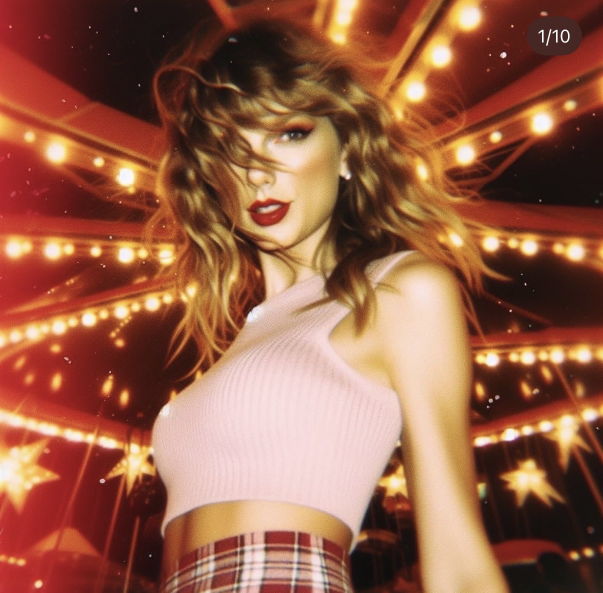
#> input picture data/ig-data/fake/IMG_4848.jpg, 1206 x 1185 px (shown at 1/2 size)
$ python -i screenshot_augment.py   (imports and definitions only)
#> lines starting #> are read from the running program, lines starting #| are printed output that depends on the picture
#> further down, picture is the input picture: PIL image 1206x1185 RGB; mean R, G, B 150.9, 95.2, 71.9
"""
screenshot_augment.py

Screenshot-simulating augmentation (CP1 Snippet 1 - kept verbatim in behavior).

The simulate_screenshot function chains three transforms that mimic the
degradation introduced when someone takes a screenshot of an AI-generated
image and re-shares it: lossy JPEG compression, resolution loss from
downscale/upscale, and a slight Gaussian blur. Parameters are randomized
per-sample so the classifier does not overfit to any one degradation level.

This is the core contribution of the project: by plugging this function into
the PyTorch transform pipeline, every training batch is automatically exposed
to screenshot-like artifacts. The model therefore learns features that
survive compression and resampling rather than relying on clean high-frequency
patterns that disappear after a screenshot.
"""

import io
import random

from PIL import Image, ImageFilter


def simulate_screenshot(img: Image.Image) -> Image.Image:
    """Apply a randomized screenshot-like degradation to a PIL image.

    Pipeline:
      1. JPEG compression at random quality in [30, 70] - simulates lossy encoding.
      2. Downscale to a random factor in [0.5, 0.9], then upscale back to the
         original resolution - simulates screen-capture resolution loss.
      3. Gaussian blur with random radius in [0, 1] - simulates slight softness.

    Args:
      img: PIL Image (any mode).

    Returns:
      A new PIL Image with the degradations applied.
    """
    # JPEG does not support alpha/palette modes; normalize to RGB first.
    if img.mode != "RGB":
        img = img.convert("RGB")

    # 1) JPEG compression (lossy encoding).
    buf = io.BytesIO()
    quality = random.randint(30, 70)
    img.save(buf, format="JPEG", quality=quality)
    buf.seek(0)
    img = Image.open(buf)

    # 2) Downscale + upscale (resolution loss).
    scale = random.uniform(0.5, 0.9)
    w, h = img.size
#> w = 1206; h = 1185
    img = img.resize((max(1, int(w * scale)), max(1, int(h * scale))), Image.BILINEAR)
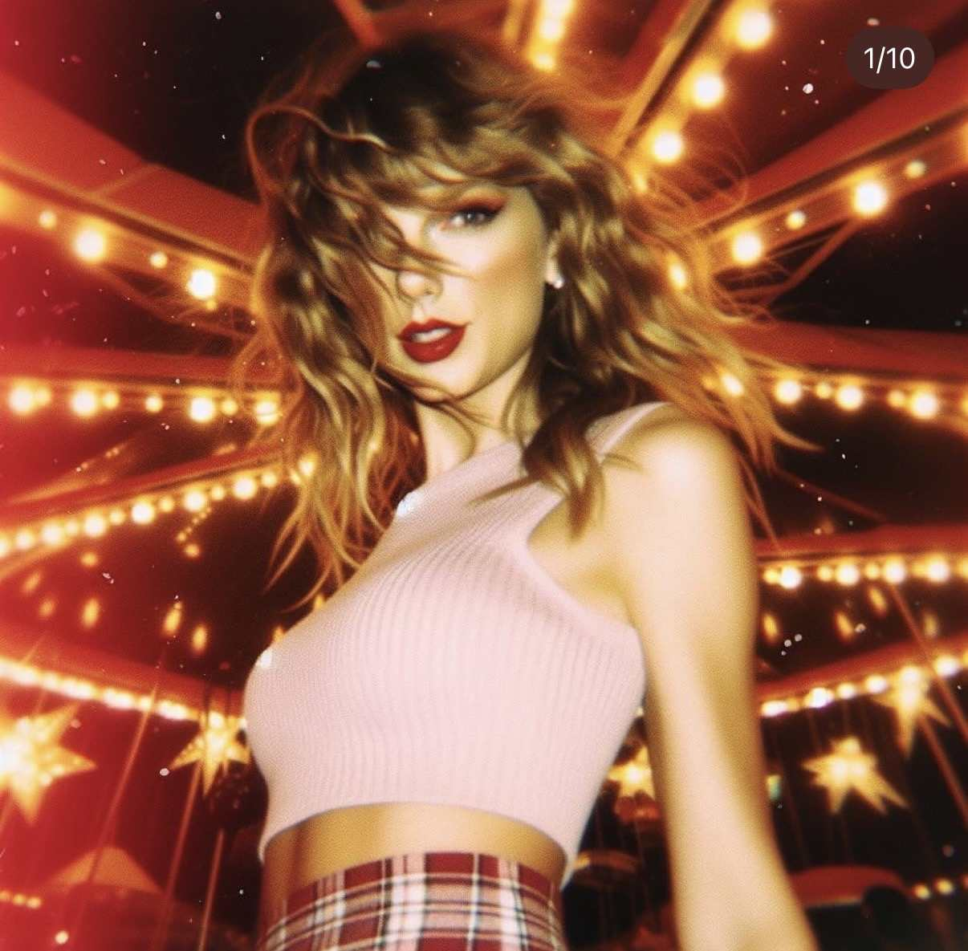
#> img: PIL image 968x951 RGB; mean R, G, B 150.9, 95.2, 71.8
    img = img.resize((w, h), Image.BILINEAR)
#> img: PIL image 1206x1185 RGB

    # 3) Slight Gaussian blur.
    img = img.filter(ImageFilter.GaussianBlur(random.uniform(0, 1)))

    return img

>>> from PIL import Image
>>> picture = Image.open('../data/ig-data/fake/IMG_4848.jpg')
>>> result = simulate_screenshot(picture)

$ run again, on data/ig-data/fake/IMG_4849.jpg
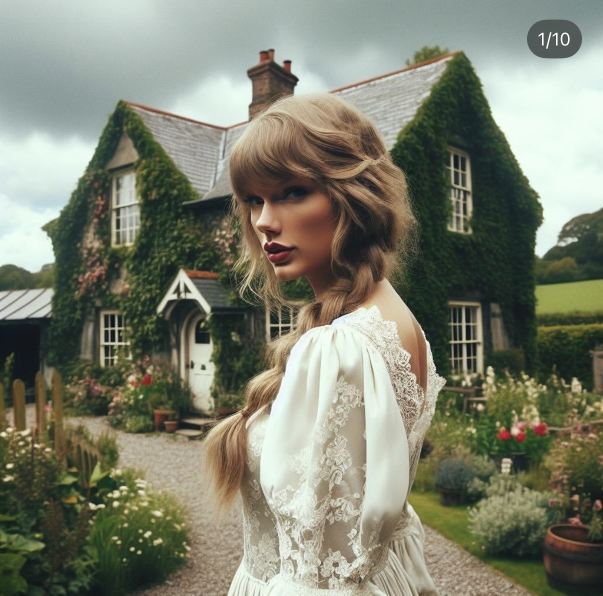
#> input picture data/ig-data/fake/IMG_4849.jpg, 1206 x 1191 px (shown at 1/2 size)
#> picture is the input picture: PIL image 1206x1191 RGB; mean R, G, B 125.1, 127.5, 110.5
#> in simulate_screenshot, `img = img.resize((max(1, int(w * scale)), max(1, int(h * scale))), Ima..`:
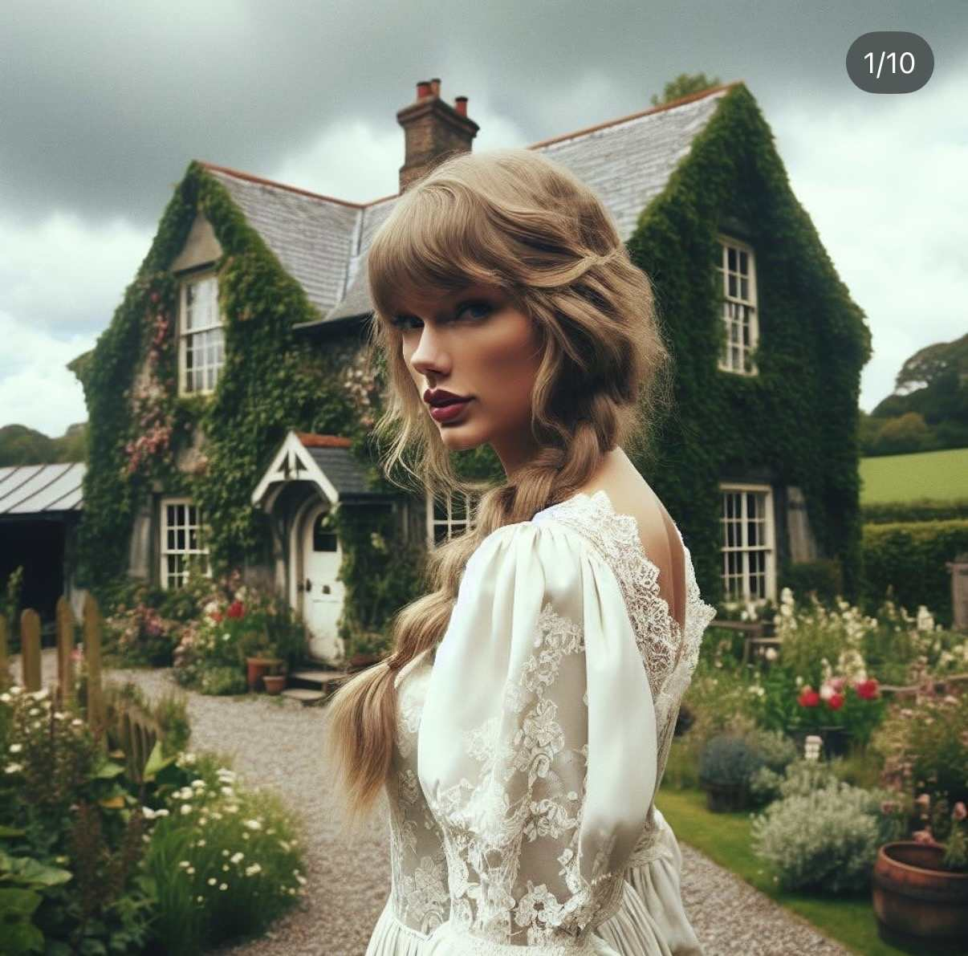
#> img: PIL image 968x956 RGB; mean R, G, B 125.1, 127.6, 110.5
